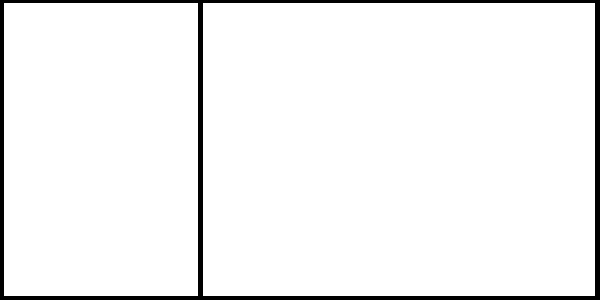
#> input picture image/frame/square.jpg, 600 x 300 px, found by its file name
$ python __init__.py
#> lines starting #> are read from the running program, lines starting #| are printed output that depends on the picture
from PIL import ImageTk, Image

square = ImageTk.PhotoImage(Image.open('image/frame/square.jpg'))
Select = ImageTk.PhotoImage(Image.open('image/frame/select.jpg'))
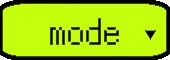
#> input picture image/frame/select.jpg, 170 x 60 px, found by its file name
PK = ImageTk.PhotoImage(Image.open('image/frame/PK.jpg'))
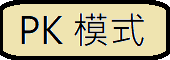
#> input picture image/frame/PK.jpg, 170 x 60 px, found by its file name
CHL = ImageTk.PhotoImage(Image.open('image/frame/chl.jpg'))
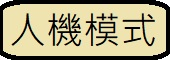
#> input picture image/frame/chl.jpg, 170 x 60 px, found by its file name
first =  ImageTk.PhotoImage(Image.open('image/frame/first.jpg'))
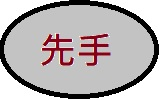
#> input picture image/frame/first.jpg, 160 x 100 px, found by its file name
second = ImageTk.PhotoImage(Image.open('image/frame/second.jpg'))
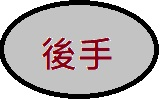
#> input picture image/frame/second.jpg, 160 x 100 px, found by its file name

#> (the run stopped early here; a loop or call above may not have finished)
